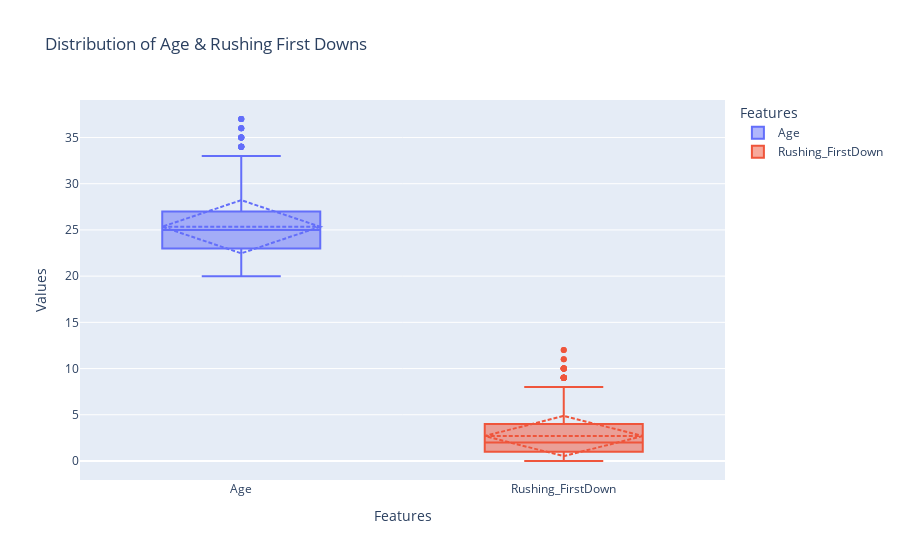
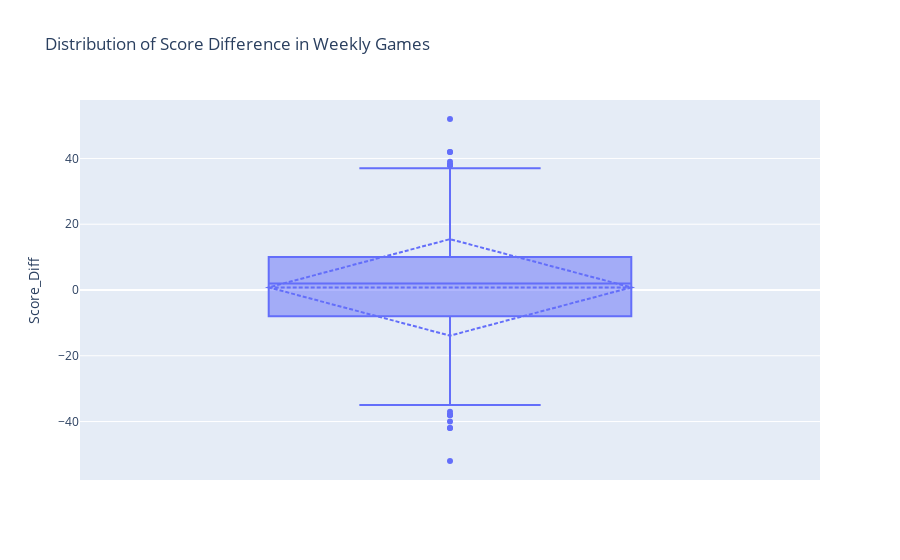
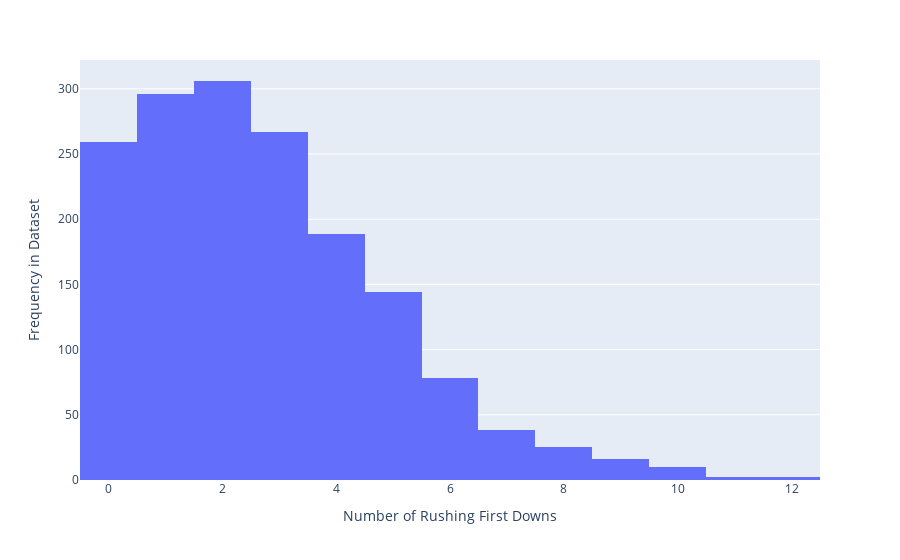
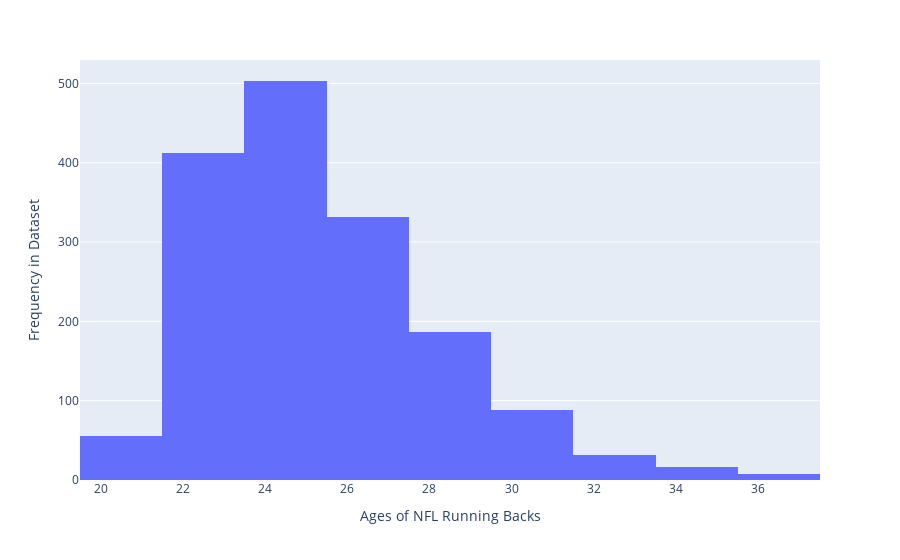

The code cell stored with these charts, in order, in its notebook:
### Markdown cell above
### Dataset Cleaning and Data Visualization

assign_year_season(): Method handled 'duplicate' rows where week, year and player are identical but month differs.  It attributes all January games played to the previous year to reflect that the season started in the prior year

Rolling Averages were created for both rush attempts and yards per carry to obtain a better baseline of running back's usage throughout the season and grouped by player and year<br>
    Rush Attempts: 3 week rolling average deployed to ensure stronger signal and show realistic wear trends <br>
    Yards Per Carry (YPC): 2 week rolling average established to avoid overfitting model and better react to changes in performance <br>
    Applied filter to ensure rush attempts and yards per carry are positive.  Negative values of these filters introduce unnecessary noise <br>

Plotly Express is implemented to visualize features of this dataset in both boxplots and histograms.  This library is implemented to help levearge its interactive features, allowing cursor to hover over different areas of the plot for specific datapoints.  The documentation is referenced for boxplots, where the trace feature is used to display the mean and standard deviation of the specified features in additon to standard outputs of min, max, median, IQR typically revealed for these plots <br>

Binning helps place potentially predictive features of age, rushing first downs score difference into buckets.
    This simplifies ability to recognize patterns and see trends.  The number of buckets for the different features were largely influenced by results from the boxplots and histograms made earlier <br>
        Age: The term 'running back cliff' gets referenced frequently by NFL analysts due to industry-perceived trend that NFL running backs slow down production once they reach the age of 28.  Based on the dataset, most weekly statistics were captured from players aging from 22-27.  Four bins were established for players to help separate this large overlap into more defined sub-groups in order to see whether model training reveals importance of specific age groups <br>
        Rushing First Downs: This feature can shed some light on game script narratives, where coaching staff may be more likely to give a specific player more carries after helping the offense make first downs on potentially game critical plays <br>  <br>
        Score Difference: Another feature that could have high feature importance once model testing arrives.  If the player's team is significantly behind or ahead, this could certainly influence decisions on which running backs get more playing time compared to when the game comes down to the final seconds.  Five buckets are made to classify whether game was blowout (win or loss), moderate (win or loss) and when the game falls within a single touchdown (7pts).  An important distinction for this feature is including one-hot encoding following binning.  The justification is the bins having nominal label assignments where the number assignments do not have significance in linear ordering.  Linear based models like logistics regression assumes numerical significance as numbers increase and this is more difficult to place with scoring difference
    


References:<br>
 - [Binning](https://www.geeksforgeeks.org/machine-learning/what-is-feature-engineering/) <br>
 - [Plotly Express - General](https://plotly.com/python/)<br>
 - [Plotly Graphing - Boxplots](https://plotly.com/python/box-plots)

### Code cell
#Handling cases where'duplicate' of week/year/player exist but month differs
def assign_year_season(row):
    month = int(row['Month_Day'].split('-')[0])
    year = row['Year']
    return year - 1 if month == 1 else year
weekly_stats_clean2['Year'] = weekly_stats_clean2.apply(assign_year_season, axis=1)

#Creating Rolling Averages for Rushing Attempts, Yards Per Carry and Rushing Yards
weekly_stats_clean2 = weekly_stats_clean2.sort_values(['Year', 'Week', 'Player'])
weekly_stats_clean2['Rolling_Avg_Rush_Att'] = weekly_stats_clean2.groupby(['Player', 'Year'])['Rushing_Att'].transform(lambda x: x.shift(1).rolling(window=3, min_periods=1).mean())
weekly_stats_clean2['Rolling_Avg_YPC'] = weekly_stats_clean2.groupby(['Player', 'Year'])['Rushing_YPC'].transform(lambda x: x.shift(1).rolling(window=3, min_periods=1).mean())
weekly_stats_clean2['Rolling_Avg_RushYds'] = weekly_stats_clean2.groupby(['Player', 'Year'])['Rushing_Yds'].transform(lambda x: x.shift(1).rolling(window=3, min_periods=1).mean())
#Filtering out null rows, where rush attempts or yards per carry may be null or negative
weekly_stats_clean2 = weekly_stats_clean2[(weekly_stats_clean2['Rolling_Avg_Rush_Att'] > 0) &
                                          (weekly_stats_clean2['Rolling_Avg_YPC'] > 0) &
                                          (weekly_stats_clean2['Rushing_Yds'] > 0)]

#Verifying no data leakage with rolling average
#print(weekly_stats_clean2[['Player', 'Week', 'Rushing_YPC', 'Rolling_Avg_YPC-2WK']].sort_values(['Player', 'Week']).head(20))


#Ensures no null values
weekly_stats_clean2 = weekly_stats_clean2[weekly_stats_clean2['Rolling_Avg_YPC'].notna()]



#Defines Performance Dip as a weekly rushing YPC that is 15% less than rolling average of prior three weeks
#weekly_stats_clean2['Performance_Dip'] = np.where(weekly_stats_clean2['Performance_Delta'] / weekly_stats_clean2['Rolling_Avg_YPC'] < 0.85, 1, 0)

import plotly.express as px  
#Boxplots of Age and Rushing First Downs
cols = ['Age', 'Rushing_FirstDown']
df_1 = weekly_stats_clean2[cols].melt(var_name='Features', value_name='Values')
fig = px.box(df_1, x='Features', y="Values", 
             title= 'Distribution of Age & Rushing First Downs', points = "outliers", color='Features')
fig.update_traces(boxmean = 'sd')
fig.show()

#Boxplot of Score Difference
fig = px.box(weekly_stats_clean2['Score_Diff'], y='Score_Diff',
             title='Distribution of Score Difference in Weekly Games',
             points = 'outliers')
fig.update_traces(boxmean = 'sd', name='Score Difference')
fig.show()

#Histogram of Rushing First Downs
fig = px.histogram(weekly_stats_clean2['Rushing_FirstDown'], 
                   x='Rushing_FirstDown', nbins=15)
fig.update_layout(xaxis_title ='Number of Rushing First Downs',
                  yaxis_title='Frequency in Dataset')
fig.show()


#Histogram of Player Age
fig = px.histogram(weekly_stats_clean2, 
                   x='Age', nbins=15)
fig.update_layout(xaxis_title ='Ages of NFL Running Backs',
                  yaxis_title='Frequency in Dataset')
fig.show()

## Binning
#Binning Age Group to discrete bins
#print(f"Age Distribution: {weekly_stats_clean2['Age'].describe()}")
age_bins = [19, 23, 25, 27, 40]
age_labels = [0, 1, 2, 3] # Numeric in order to utilize in models
age_label_map = {0: '20-23', 
                 1:'24-25', 
                 2: '26-27', 
                 3: '28-37'} #Key value pair to help keep track of what numbers represent
weekly_stats_clean2['Age_Group'] = pd.cut(weekly_stats_clean2['Age'],
                                          bins=age_bins, labels=age_labels, right=False)
#print(f"Score difference distribution: {weekly_stats_clean2['Score_Diff'].describe()}")
#Binning Rushing First Down
rush_1D_bins = [0, 1, 2, 3, 4, 16]
rush_1D_labels = [0, 1, 2, 3, 4]
rush_label_map = {0: '0', 
                  1: '1', 
                  2: '2', 
                  3: '3-4', 
                  4:'5-16'}
weekly_stats_clean2['Rushing_FirstDown_Bin'] = pd.cut(weekly_stats_clean2['Rushing_FirstDown'],
                                                      bins=rush_1D_bins, labels=rush_1D_labels, right=False)
#Binning score difference since broad range of scores can be further classified into 5 main categories
scoreDiff_bins = [-54, -14, -7, 7, 14, 54]
scoreDiff_labels = [0, 1, 2, 3, 4] #Numeric to simply and utilize input in models
scoreDiff_label_map = {0: 'Blowout Loss (> 14pts)', 
                       1: 'Moderate Loss (8-14 pts)', 
                       2: 'Close Game (Within 1 TD', 
                       3: 'Moderate Win (8-14pts)', 
                       4: 'Blowout Win (> 14 pts)'}
weekly_stats_clean2['Score_Diff_Bin'] = pd.cut(weekly_stats_clean2['Score_Diff'],
                                               bins=scoreDiff_bins, labels=scoreDiff_labels, right=False)
#ScoreDiff - One Hot Encoding
scoreDiff_encoded = pd.get_dummies(weekly_stats_clean2['Score_Diff_Bin'], prefix='ScoreDiff',
                                   dtype=int, drop_first=True)
weekly_stats_clean2 = pd.concat([weekly_stats_clean2.drop(columns=['Score_Diff_Bin'], errors='ignore'),
                                 scoreDiff_encoded], axis=1)
print(weekly_stats_clean2.dtypes)
#Confirming binning applied above did not leave any null values in rows
column_null = weekly_stats_clean2.isna().any()
#print(column_null)

### Figure 1 — Plotly figure (JSON) as saved in the notebook; plotly's stock layout.template omitted (floating-point values rounded to 4 significant figures; data arrays with more than 128 entries replaced by an {"elided": "..."} marker saying what was removed)
{"data": [{"alignmentgroup": "True", "boxmean": "sd", "boxpoints": "outliers", "hovertemplate": "Features=%{x}<br>Values=%{y}<extra></extra>", "legendgroup": "Age", "marker": {"color": "#636efa"}, "name": "Age", "notched": false, "offsetgroup": "Age", "orientation": "v", "showlegend": true, "type": "box", "x": {"elided": "1632 str values"}, "x0": " ", "xaxis": "x", "y": {"elided": "1632 float values"}, "y0": " ", "yaxis": "y"}, {"alignmentgroup": "True", "boxmean": "sd", "boxpoints": "outliers", "hovertemplate": "Features=%{x}<br>Values=%{y}<extra></extra>", "legendgroup": "Rushing_FirstDown", "marker": {"color": "#EF553B"}, "name": "Rushing_FirstDown", "notched": false, "offsetgroup": "Rushing_FirstDown", "orientation": "v", "showlegend": true, "type": "box", "x": {"elided": "1632 str values"}, "x0": " ", "xaxis": "x", "y": {"elided": "1632 float values"}, "y0": " ", "yaxis": "y"}], "layout": {"boxmode": "overlay", "legend": {"title": {"text": "Features"}, "tracegroupgap": 0}, "title": {"text": "Distribution of Age & Rushing First Downs"}, "xaxis": {"anchor": "y", "categoryarray": ["Age", "Rushing_FirstDown"], "categoryorder": "array", "domain": [0, 1], "title": {"text": "Features"}}, "yaxis": {"anchor": "x", "domain": [0, 1], "title": {"text": "Values"}}}}

### Figure 2 — Plotly figure (JSON) as saved in the notebook; plotly's stock layout.template omitted (floating-point values rounded to 4 significant figures; data arrays with more than 128 entries replaced by an {"elided": "..."} marker saying what was removed)
{"data": [{"alignmentgroup": "True", "boxmean": "sd", "boxpoints": "outliers", "hovertemplate": "Score_Diff=%{y}<extra></extra>", "legendgroup": "", "marker": {"color": "#636efa"}, "name": "Score Difference", "notched": false, "offsetgroup": "", "orientation": "v", "showlegend": false, "type": "box", "x0": " ", "xaxis": "x", "y": {"elided": "1632 int values"}, "y0": " ", "yaxis": "y"}], "layout": {"boxmode": "group", "legend": {"tracegroupgap": 0}, "title": {"text": "Distribution of Score Difference in Weekly Games"}, "xaxis": {"anchor": "y", "domain": [0, 1]}, "yaxis": {"anchor": "x", "domain": [0, 1], "title": {"text": "Score_Diff"}}}}

### Figure 3 — Plotly figure (JSON) as saved in the notebook; plotly's stock layout.template omitted (floating-point values rounded to 4 significant figures; data arrays with more than 128 entries replaced by an {"elided": "..."} marker saying what was removed)
{"data": [{"bingroup": "x", "hovertemplate": "Rushing_FirstDown=%{x}<br>count=%{y}<extra></extra>", "legendgroup": "", "marker": {"color": "#636efa", "pattern": {"shape": ""}}, "name": "", "nbinsx": 15, "orientation": "v", "showlegend": false, "type": "histogram", "x": {"elided": "1632 float values"}, "xaxis": "x", "yaxis": "y"}], "layout": {"barmode": "relative", "legend": {"tracegroupgap": 0}, "margin": {"t": 60}, "xaxis": {"anchor": "y", "domain": [0, 1], "title": {"text": "Number of Rushing First Downs"}}, "yaxis": {"anchor": "x", "domain": [0, 1], "title": {"text": "Frequency in Dataset"}}}}

### Figure 4 — Plotly figure (JSON) as saved in the notebook; plotly's stock layout.template omitted (floating-point values rounded to 4 significant figures; data arrays with more than 128 entries replaced by an {"elided": "..."} marker saying what was removed)
{"data": [{"bingroup": "x", "hovertemplate": "Age=%{x}<br>count=%{y}<extra></extra>", "legendgroup": "", "marker": {"color": "#636efa", "pattern": {"shape": ""}}, "name": "", "nbinsx": 15, "orientation": "v", "showlegend": false, "type": "histogram", "x": {"elided": "1632 int values"}, "xaxis": "x", "yaxis": "y"}], "layout": {"barmode": "relative", "legend": {"tracegroupgap": 0}, "margin": {"t": 60}, "xaxis": {"anchor": "y", "domain": [0, 1], "title": {"text": "Ages of NFL Running Backs"}}, "yaxis": {"anchor": "x", "domain": [0, 1], "title": {"text": "Frequency in Dataset"}}}}
